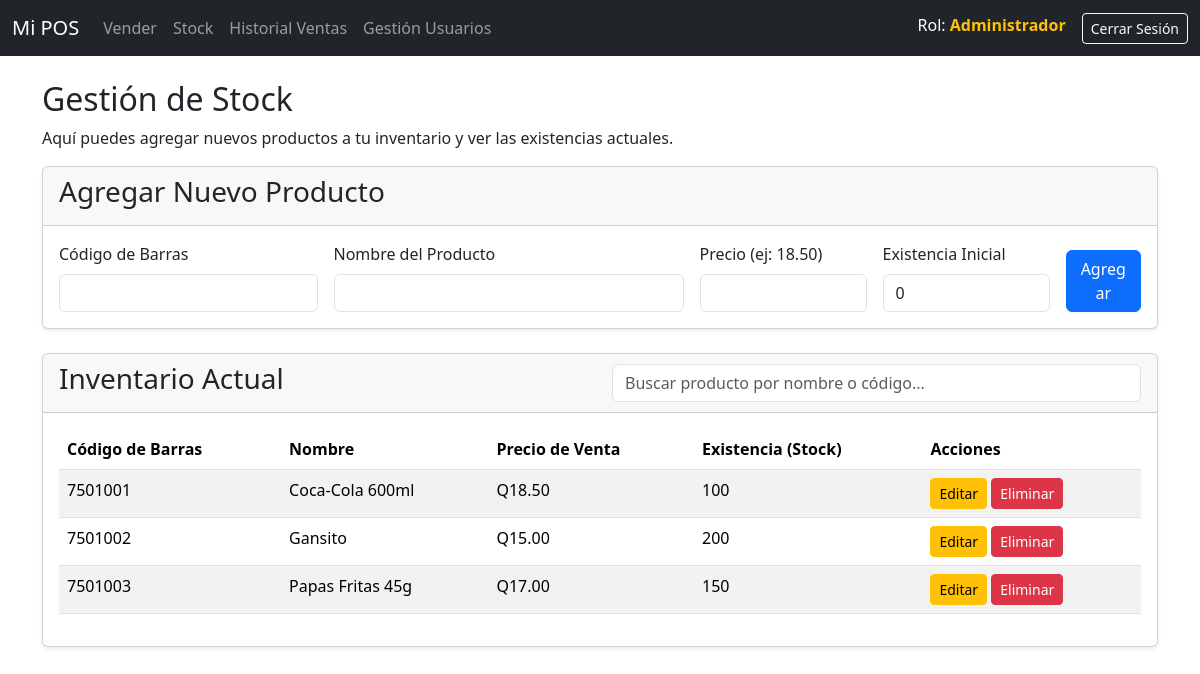
Page /stock (signed in) on the committed database.
### tables this page shows
CREATE TABLE producto (
    id INTEGER PRIMARY KEY AUTOINCREMENT,
    codigo_barras TEXT NOTIQUE UNIQUE,
    nombre TEXT NOT NULL,
    precio_venta REAL NOT NULL,
    existencia INTEGER NOT NULL DEFAULT 0
);

### app.py (the view)
@app.route('/stock')
@login_required # Ambos roles acceden
def stock():
    conn = db.get_db_connection()
    productos = conn.execute('SELECT * FROM producto ORDER BY nombre').fetchall()
    conn.close()
    return render_template('stock.html', productos=productos)

### app.py (called while the page is built)
def login_required(f):
    @wraps(f)
    def decorated_function(*args, **kwargs):
        if 'logged_in' not in session:
            flash('Debes iniciar sesión para acceder a esta página.', 'warning')
            return redirect(url_for('login'))
        return f(*args, **kwargs)
    return decorated_function

### database.py (called while the page is built)
def get_db_connection():
    conn = sqlite3.connect('pos.db')
    conn.row_factory = sqlite3.Row  # Permite acceder a las columnas por nombre
    return conn

### templates/stock.html
{% extends "layout.html" %}
{% block content %}
<div class="row">
    <div class="col-12">
        <h2>Gestión de Stock</h2>
        <p>Aquí puedes agregar nuevos productos a tu inventario y ver las existencias actuales.</p>
    </div>
</div>
<div class="card shadow-sm mb-4">
    <div class="card-header">
        <h3>Agregar Nuevo Producto</h3>
    </div>
    <div class="card-body">
        <form action="{{ url_for('agregar_producto') }}" method="POST" class="row g-3">
            <div class="col-md-3">
                <label for="codigo_barras" class="form-label">Código de Barras</label>
                <input type="text" class="form-control" id="codigo_barras" name="codigo_barras" required>
            </div>
            <div class="col-md-4">
                <label for="nombre" class="form-label">Nombre del Producto</label>
                <input type="text" class="form-control" id="nombre" name="nombre" required>
            </div>
            <div class="col-md-2">
                <label for="precio_venta" class="form-label">Precio (ej: 18.50)</label>
                <input type="number" step="0.01" class="form-control" id="precio_venta" name="precio_venta" required>
            </div>
            <div class="col-md-2">
                <label for="existencia" class="form-label">Existencia Inicial</label>
                <input type="number" class="form-control" id="existencia" name="existencia" value="0" required>
            </div>
            <div class="col-md-1 align-self-end">
                <button type="submit" class="btn btn-primary w-100">Agregar</button>
            </div>
        </form>
    </div>
</div>
<div class="card shadow-sm">
    <div class="card-header">
        <div class="row align-items-center">
            <div class="col-md-6">
                <h3>Inventario Actual</h3>
            </div>
            <div class="col-md-6">
                <input type="text"
                    id="buscador-stock"
                    class="form-control"
                    placeholder="Buscar producto por nombre o código...">
            </div>
        </div>
    </div>
    <div class="card-body">
        <table class="table table-striped table-hover">
            <thead>
                <tr>
                    <th>Código de Barras</th>
                    <th>Nombre</th>
                    <th>Precio de Venta</th>
                    <th>Existencia (Stock)</th>
                    {% if session.rol == 'administrador' %}
                    <th>Acciones</th>
                    {% endif %}
                </tr>
            </thead>
            <tbody id="tabla-inventario">
                {% for producto in productos %}
                <tr class="fila-producto">
                    <td>{{ producto['codigo_barras'] }}</td>
                    <td>{{ producto['nombre'] }}</td>
                    <td>Q{{ "%.2f"|format(producto['precio_venta']) }}</td> {% if producto['existencia'] <= 10 %}
                        <td class="text-danger fw-bold">{{ producto['existencia'] }} (Bajo)</td>
                    {% else %}
                        <td>{{ producto['existencia'] }}</td>
                    {% endif %}
                    {% if session.rol == 'administrador' %}
                    <td>
                        <a href="{{ url_for('editar_producto', id=producto['id']) }}" class="btn btn-warning btn-sm">
                            Editar
                        </a>
                        <a href="{{ url_for('eliminar_producto', id=producto['id']) }}"
                        class="btn btn-danger btn-sm"
                        onclick="return confirm('¿Estás seguro de que quieres eliminar este producto?');">
                            Eliminar
                        </a>
                    </td>
                    {% endif %}
                </tr>
                {% else %}
                <tr>
                    <td colspan="5" class="text-center">No hay productos registrados.</td>
                </tr>
                {% endfor %}
            </tbody>
        </table>
    </div>
</div>
{% endblock %}

### templates/layout.html (shortened to what this page needs)
<!doctype html>
<html lang="es">
<head>
    <link href="https://cdn.jsdelivr.net/npm/bootstrap@5.3.3/dist/css/bootstrap.min.css" rel="stylesheet">
    <link rel="stylesheet" href="{{ url_for('static', filename='css/style.css') }}">
</head>
<body>
    <nav class="navbar navbar-expand-lg navbar-dark bg-dark">
        <div class="container-fluid">
            <a class="navbar-brand" href="{{ url_for('index') if session.logged_in else url_for('login') }}">Mi POS</a>
            <div class="collapse navbar-collapse" id="navbarNav">
                <ul class="navbar-nav me-auto">
                    {% if session.logged_in %}
                    <li class="nav-item">
                        <a class="nav-link" href="{{ url_for('index') }}">Vender</a>
                    </li>
                    <li class="nav-item">
                        <a class="nav-link" href="{{ url_for('stock') }}">Stock</a>
                    </li>
                    <li class="nav-item">
                        <a class="nav-link" href="{{ url_for('ventas') }}">Historial Ventas</a>
                    </li>
                    {% if session.rol == 'administrador' %}
                    <li class="nav-item">
                        <a class="nav-link" href="{{ url_for('gestor_usuarios') }}">Gestión Usuarios</a>
                    </li>
                    {% endif %}
                    {% endif %}
                </ul>
                <ul class="navbar-nav">
                    {% if session.logged_in %}
                    <li class="nav-item me-3">
                        <span class="navbar-text text-white">
                            Rol: <strong class="text-warning">{{ session.rol.capitalize() }}</strong>
                        </span>
                    </li>
                    <li class="nav-item">
                        <a class="btn btn-outline-light btn-sm" href="{{ url_for('logout') }}">Cerrar Sesión</a>
                    </li>
                    {% else %}
                    <li class="nav-item">
                        <a class="btn btn-outline-light btn-sm" href="{{ url_for('login') }}">Iniciar Sesión</a>
                    </li>
                    {% endif %}
                </ul>
            </div>
        </div>
    </nav>
    <main class="container mt-4">
        {% block content %}{% endblock %}
    </main> <script src="https://cdn.jsdelivr.net/npm/bootstrap@5.3.3/dist/js/bootstrap.bundle.min.js"></script>
</body>
</html>

### rows in the picture
producto: codigo_barras "7501001", nombre "Coca-Cola 600ml", precio_venta "18.50", existencia "100"
producto: codigo_barras "7501002", nombre "Gansito", precio_venta "15.00", existencia "200"
producto: codigo_barras "7501003", nombre "Papas Fritas 45g", precio_venta "17.00", existencia "150"

### other values in the picture
{{ session.rol.capitalize() }} "Administrador"
